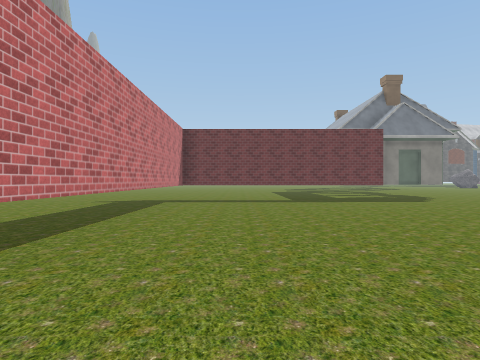
View 1 (above)

24 first-person views from a walk through a scene from a Unity 3-D project. The camera is 1.5 m above the floor, looks level and sees 75° across. Doors are open. The floor is counted in squares, 2 m on a side. Each view is taken from the middle of a square. On the plan, view 1 faces up. The plan holds only what a view shows up to about 10 squares ahead; the rest is blank. The place goes on beyond the plan. The player character is not drawn. Some surface patterns are stand-ins.

View 2
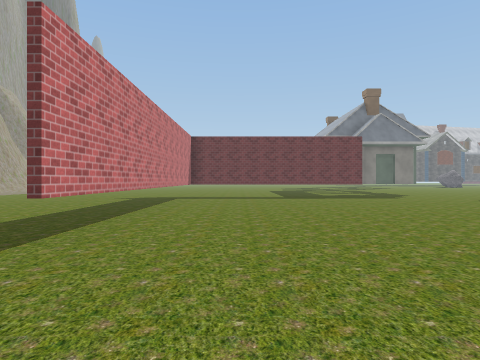

View 3
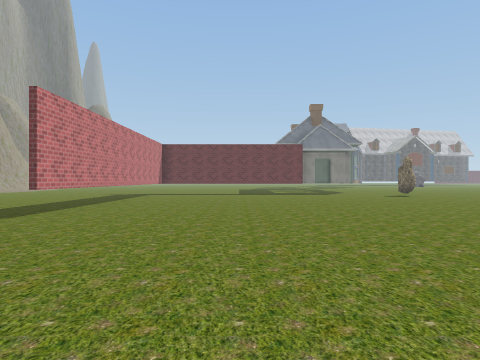

View 4
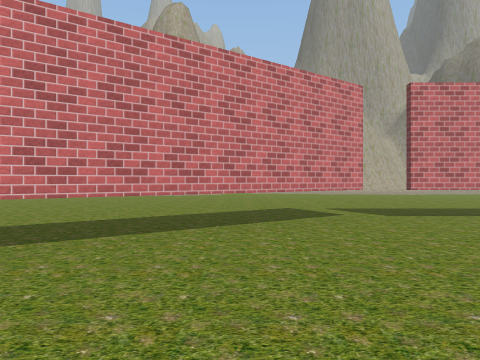

View 5
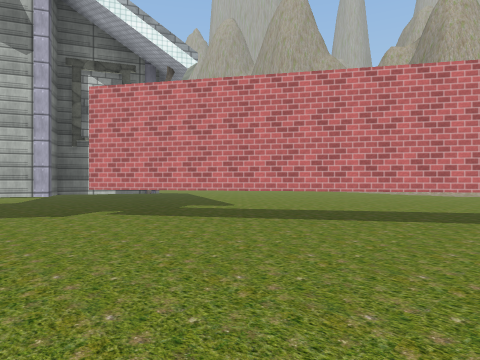

View 6
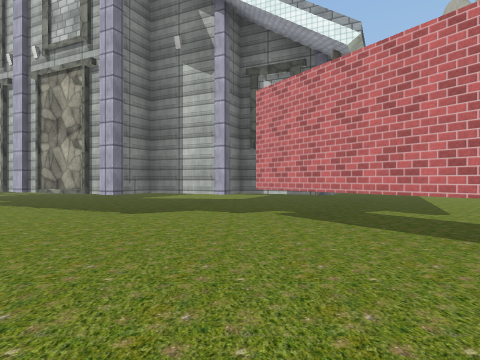

View 7
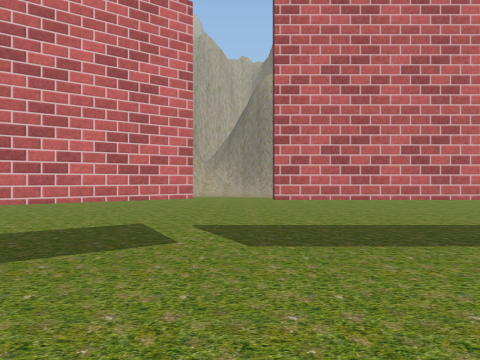

View 8
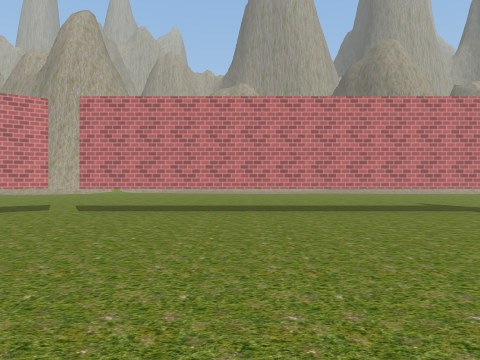

View 9
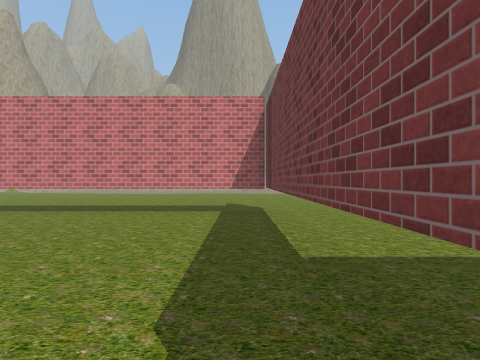

View 10
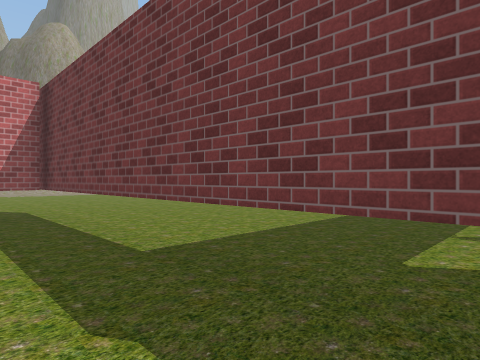

View 11
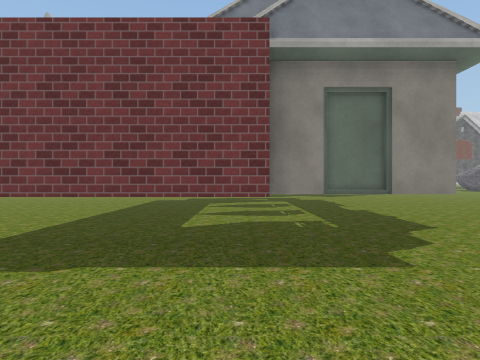

View 12
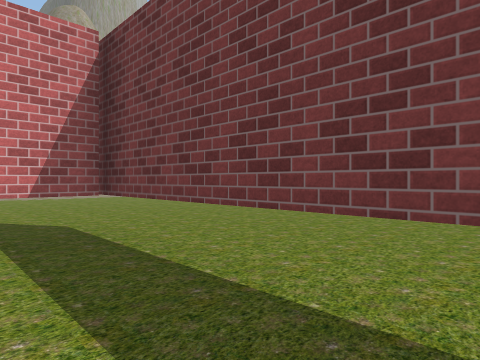

View 13
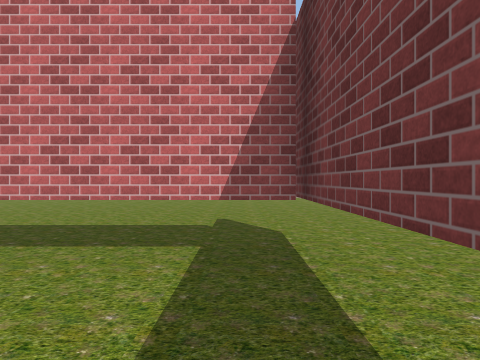

View 14
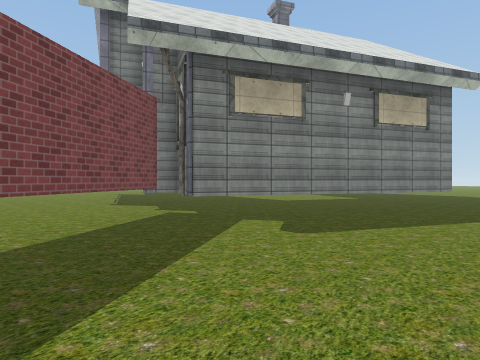

View 15
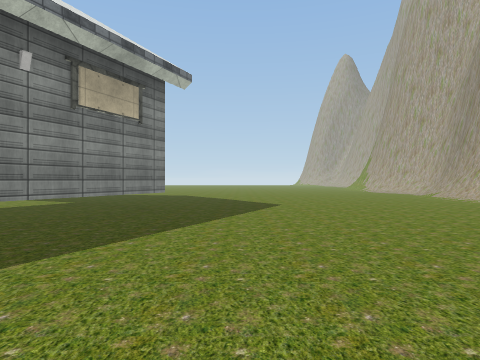

View 16
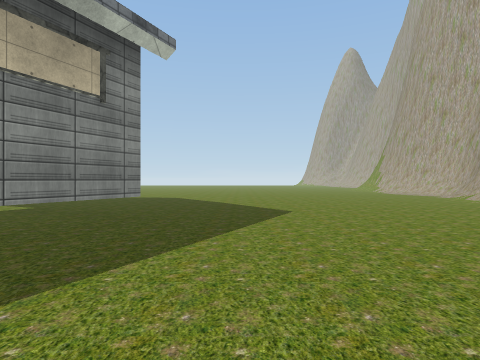

View 17
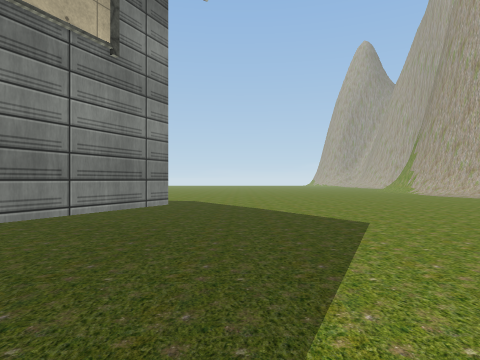

View 18
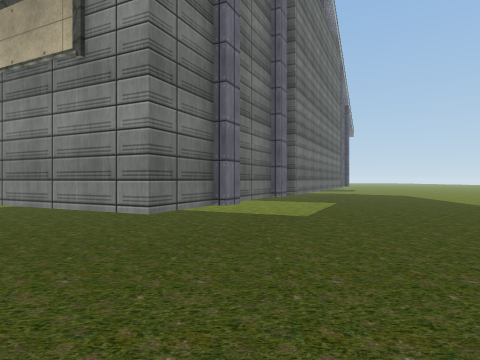

View 19
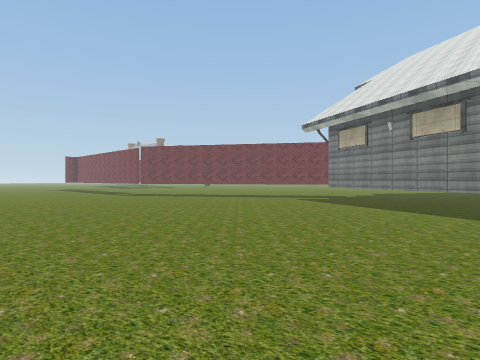

View 20
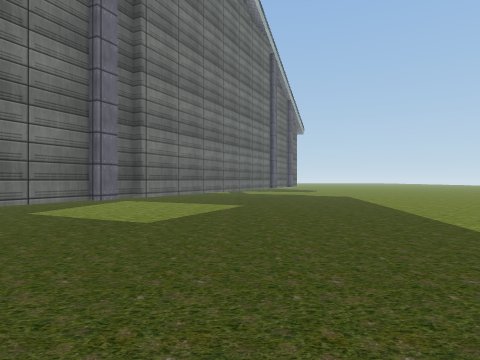

View 21
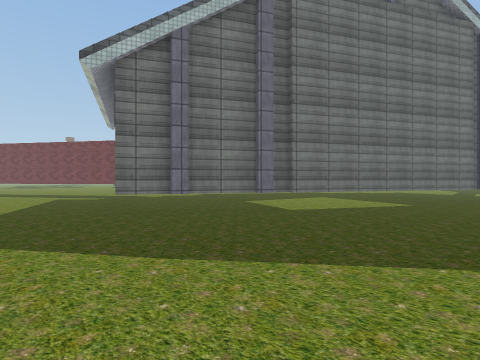

View 22
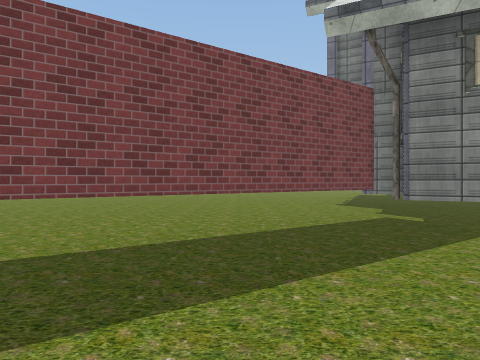

View 23
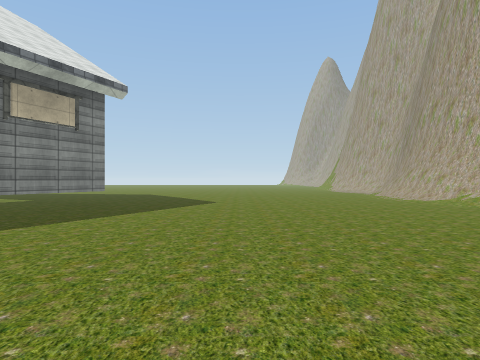

View 24
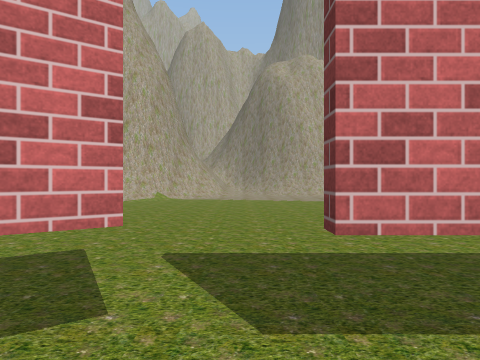

### Floor plan
Key: @ floor where view 1 was taken; # wall or solid block; . floor; / step, stairs or slope; D open door; T thing the floor can be seen under or through.
Columns run from 12 left of view 1 to 7 right of it. Each row starts with its distance up from view 1.
 18           .......
 17           .......
 16       ...........
 15      ............
 14     .............
 13    ..............##
 12    ......TTTTTTTTT##
 11    .......T.........
 10    .......T.........
  9    .......T.........
  8    .......T.........
  7    .......T.........
  6    .......T........
  5    .......T.........
  4    .......T.........
  3  .........T.........
  2  .........T.........
  1  .........D.........
  0  .........T.@.......
 -1  ..........T........
 -2  ..........T........
 -3    .........T.......
 -4    .........T.......
 -5    ..........T......
 -6   ............T.....
 -7   ............T.....
 -8   .............T....
 -9   ............TTT..#
-10   ............# ####
-11   ...........##
-12  ............#
-13  ...........##
-14  ...........#
-15 /..........##
-16 #/..........###
-17   ............###
-18   ..............####
-19   .................#
-20    .................
-21    .................
-22         ............

Where each view was taken, in squares from view 1:
view 1: 0 up, 0 right, facing up
view 2: 2 down, 0 right, facing up
view 3: 5 down, 2 right, facing up
view 4: 2 down, 4 right, facing left
view 5: 2 down, 6 right, facing down-left
view 6: 2 down, 4 right, facing down
view 7: 1 up, 1 right, facing left
view 8: 5 up, 5 right, facing left
view 9: 11 up, 5 right, facing left
view 10: 10 up, 5 right, facing up-left
view 11: 8 up, 5 right, facing up
view 12: 10 up, 2 right, facing up-left
view 13: 11 up, 1 right, facing left
view 14: 5 down, 3 left, facing down-right
view 15: 7 down, 3 left, facing down
view 16: 9 down, 3 left, facing down
view 17: 11 down, 2 left, facing down
view 18: 16 down, 4 left, facing right
view 19: 16 down, 11 left, facing up-right
view 20: 19 down, 3 left, facing right
view 21: 22 down, 4 left, facing up-right
view 22: 6 down, 3 left, facing right
view 23: 6 down, 5 left, facing down
view 24: 1 up, 1 left, facing left
